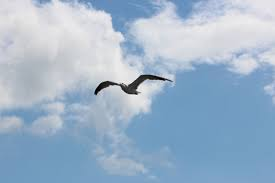
#> input picture 7/input.jpg, 275 x 183 px
$ jupyter execute Morphological_Algorithms_Object_Removal.ipynb   (shell and % lines are left out)
#> lines starting #> are read from the running program, lines starting #| are printed output that depends on the picture; after the words box and inside, x2 and y2 are one past the last pixel; in counts of white or black regions, pixels touching at a corner belong together
# 4. Morphological Algorithms - Khu doi tuong dac biet trong anh

Notebook nay di theo pipeline day du: cai thu vien -> doc anh -> tao mask -> morphology -> inpaint -> luu ket qua.

[cell 1]
# Chay 1 lan de dam bao du thu vien

[cell 2]
import cv2
import numpy as np
import matplotlib.pyplot as plt
from pathlib import Path

plt.rcParams['figure.figsize'] = (12, 6)

def show(title, img, cmap=None):
    plt.figure()
    if cmap is None:
        plt.imshow(img)
    else:
        plt.imshow(img, cmap=cmap)
    plt.title(title)
    plt.axis('off')
    plt.show()

## 1) Chon anh dau vao
- Dat anh can xu ly vao cung thu muc `7/` (vi du: `input.jpg`).
- Sua bien `IMAGE_PATH` ben duoi.

[cell 3]
IMAGE_PATH = Path('input.jpg')  # doi ten file neu can
assert IMAGE_PATH.exists(), f'Khong tim thay anh: {IMAGE_PATH.resolve()}'

bgr = cv2.imread(str(IMAGE_PATH))
#> bgr is the input picture: shape (183, 275, 3); mean B, G, R 202.7, 180.6, 158.3
rgb = cv2.cvtColor(bgr, cv2.COLOR_BGR2RGB)
gray = cv2.cvtColor(bgr, cv2.COLOR_BGR2GRAY)
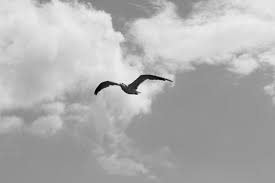
#> gray: shape (183, 275); min 0, max 253, mean 176.4

print('Image size (W x H):', rgb.shape[1], 'x', rgb.shape[0])
#| Image size (W x H): 275 x 183
show('Input RGB', rgb)
show('Grayscale', gray, cmap='gray')

## 2) Tao mask ban dau bang threshold
- `THRESH_BINARY_INV` thuong hop khi doi tuong can khu la chu/vet toi tren nen sang.
- Neu truong hop nguoc lai, doi sang `cv2.THRESH_BINARY`.

[cell 4]
# Otsu tu tim nguong
_, raw_mask = cv2.threshold(gray, 0, 255, cv2.THRESH_BINARY_INV + cv2.THRESH_OTSU)
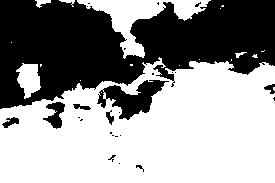
#> raw_mask: shape (183, 275); 58.5% white; 26 black regions (18 under 20 px), largest, box (x1, y1, x2, y2) and area: (0, 0, 275, 109) 18906, (97, 80, 169, 120) 1286, (43, 102, 65, 129) 307
show('Raw Mask (threshold + OTSU)', raw_mask, cmap='gray')

## 3) Lam sach mask bang Morphology
- Opening: bo nhiu trang nho.
- Closing: lap lo den nho va lam lien khoi.

[cell 5]
kernel_size = 5
kernel = cv2.getStructuringElement(cv2.MORPH_ELLIPSE, (kernel_size, kernel_size))

opened = cv2.morphologyEx(raw_mask, cv2.MORPH_OPEN, kernel, iterations=1)
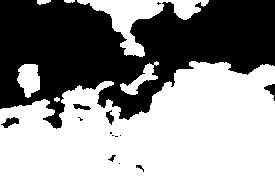
#> opened: shape (183, 275); 57.3% white; 14 black regions (7 under 20 px), largest, box (x1, y1, x2, y2) and area: (0, 0, 275, 129) 21087, (1, 117, 19, 128) 105, (264, 84, 275, 101) 83
clean_mask = cv2.morphologyEx(opened, cv2.MORPH_CLOSE, kernel, iterations=1)
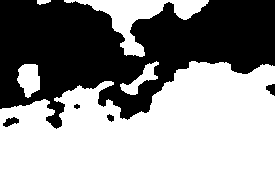
#> clean_mask: shape (183, 275); 58% white; 5 black regions, box (x1, y1, x2, y2) and area: (0, 0, 275, 129) 20921, (3, 117, 19, 127) 94, (266, 84, 275, 96) 72, (107, 114, 114, 122) 38, (74, 104, 80, 109) 22

fig, ax = plt.subplots(1, 3, figsize=(16, 5))
ax[0].imshow(raw_mask, cmap='gray'); ax[0].set_title('Raw mask'); ax[0].axis('off')
ax[1].imshow(opened, cmap='gray'); ax[1].set_title('After Opening'); ax[1].axis('off')
ax[2].imshow(clean_mask, cmap='gray'); ax[2].set_title('After Closing (clean mask)'); ax[2].axis('off')
plt.tight_layout(); plt.show()

## 4) Loc bo doi tuong qua nho (tuy chon)
Buoc nay giup bo cac dom nhieu nho con sot lai trong mask.

[cell 6]
min_area = 120
num_labels, labels, stats, _ = cv2.connectedComponentsWithStats(clean_mask, connectivity=8)
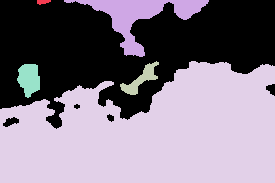
#> labels: shape (183, 275) int32; 6 distinct labels, from 0 to 5; one colour per label, 0 black
#> num_labels = 6; stats = [[0, 0, 275, 129, 21147], [37, 0, 14, 5, 51], [64, 0, 145, 57, 2410], [120, 61, 39, 34, 442], [0, 61, 275, 122, 25706], [17, 64, 23, 34, 569]]
filtered_mask = np.zeros_like(clean_mask)

for i in range(1, num_labels):
    area = stats[i, cv2.CC_STAT_AREA]
    if area >= min_area:
        filtered_mask[labels == i] = 255
#> this loop made 5 passes
#> area on passes 1 to 5: 51, 2410, 442, 25706, 569

print('So thanh phan (tru background):', num_labels - 1)
#| So thanh phan (tru background): 5
show('Filtered Mask', filtered_mask, cmap='gray')

## 5) Khu doi tuong va phuc hoi nen bang Inpainting
Mask cuoi cung duoc dua vao `cv2.inpaint` de dien lai vung bi xoa.

[cell 7]
inpaint_radius = 5
result_telea = cv2.inpaint(bgr, filtered_mask, inpaint_radius, cv2.INPAINT_TELEA)
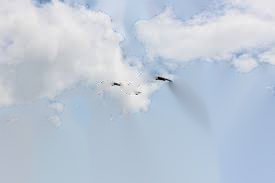
#> result_telea: shape (183, 275, 3); mean B, G, R 215.4, 200.9, 189.5
result_ns = cv2.inpaint(bgr, filtered_mask, inpaint_radius, cv2.INPAINT_NS)

result_telea_rgb = cv2.cvtColor(result_telea, cv2.COLOR_BGR2RGB)
result_ns_rgb = cv2.cvtColor(result_ns, cv2.COLOR_BGR2RGB)

fig, ax = plt.subplots(1, 3, figsize=(18, 6))
ax[0].imshow(rgb); ax[0].set_title('Input'); ax[0].axis('off')
ax[1].imshow(result_telea_rgb); ax[1].set_title('Inpaint TELEA'); ax[1].axis('off')
ax[2].imshow(result_ns_rgb); ax[2].set_title('Inpaint NS'); ax[2].axis('off')
plt.tight_layout(); plt.show()

## 6) Thu nghiem nhanh nhieu tham so
Cell nay giup tim bo tham so tot hon cho tung anh cu the.

[cell 8]
kernel_sizes = [3, 5, 7]
radii = [3, 5, 7]

fig, axes = plt.subplots(len(kernel_sizes), len(radii), figsize=(14, 12))
for i, ks in enumerate(kernel_sizes):
    k = cv2.getStructuringElement(cv2.MORPH_ELLIPSE, (ks, ks))
    m = cv2.morphologyEx(raw_mask, cv2.MORPH_OPEN, k, iterations=1)
    m = cv2.morphologyEx(m, cv2.MORPH_CLOSE, k, iterations=1)
    for j, r in enumerate(radii):
        out = cv2.inpaint(bgr, m, r, cv2.INPAINT_TELEA)
        out_rgb = cv2.cvtColor(out, cv2.COLOR_BGR2RGB)
        axes[i, j].imshow(out_rgb)
        axes[i, j].set_title(f'k={ks}, r={r}')
        axes[i, j].axis('off')
#> this loop made 3 passes
#> pass 1, `m = cv2.morphologyEx(raw_mask, cv2.MORPH_OPEN, k, iterations=1)`:
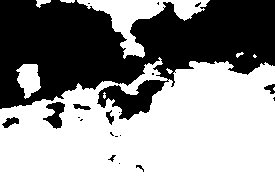
#> m: shape (183, 275); 58.1% white; 20 black regions (12 under 20 px), largest, box (x1, y1, x2, y2) and area: (0, 0, 275, 120) 20364, (43, 102, 65, 129) 313, (2, 117, 19, 128) 104
#> pass 1, `m = cv2.morphologyEx(m, cv2.MORPH_CLOSE, k, iterations=1)`:
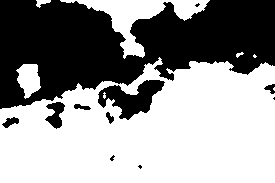
#> m: shape (183, 275); 58.5% white; 11 black regions (4 under 20 px), largest, box (x1, y1, x2, y2) and area: (0, 0, 275, 109) 18975, (98, 80, 165, 120) 1303, (45, 102, 65, 129) 303
#> pass 3, `m = cv2.morphologyEx(m, cv2.MORPH_CLOSE, k, iterations=1)`:
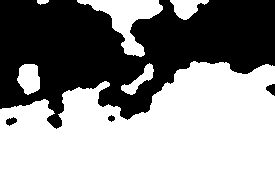
#> m: shape (183, 275); 57.3% white; 4 black regions, box (x1, y1, x2, y2) and area: (0, 0, 275, 129) 21315, (266, 84, 275, 96) 71, (6, 117, 17, 126) 63, (108, 115, 115, 122) 33

plt.tight_layout()
plt.show()
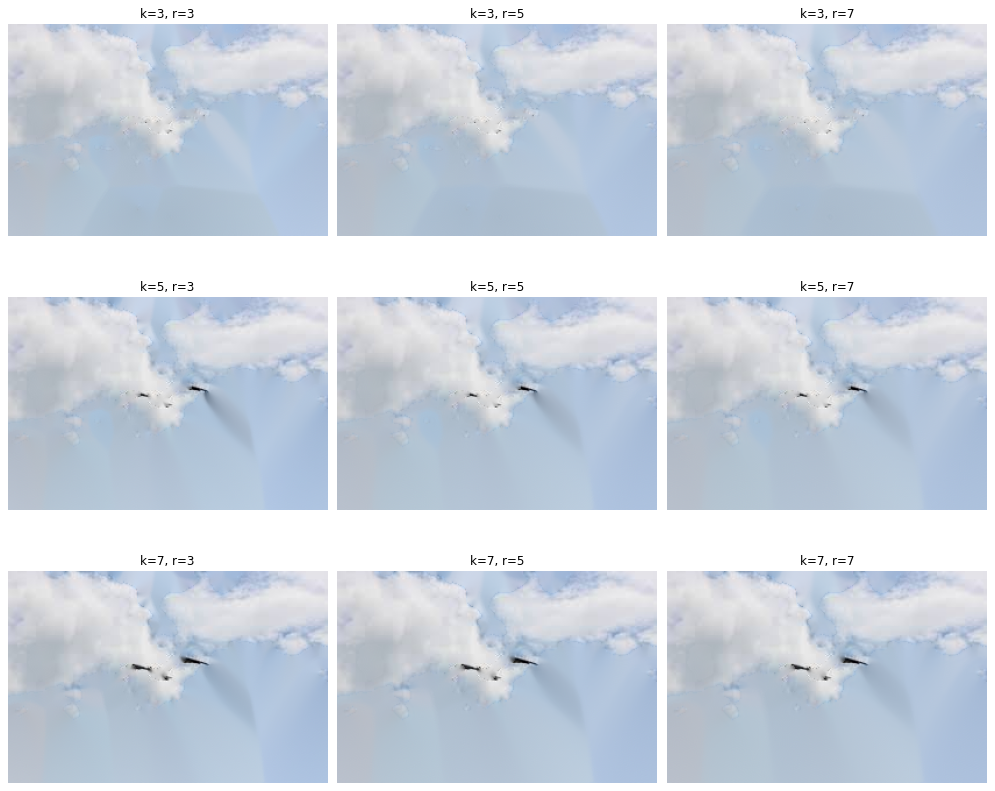
#> figure drawn by matplotlib, 9 panels
